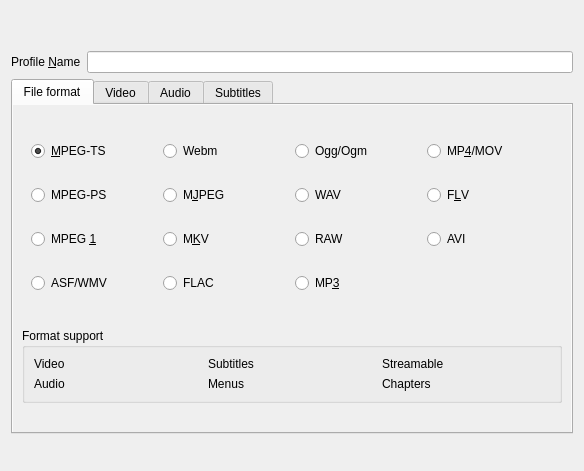
<?xml version="1.0" encoding="UTF-8"?>
<ui version="4.0">
 <class>Profiles</class>
 <widget class="QWidget" name="redesignProfileEditor">
  <property name="geometry">
   <rect>
    <x>0</x>
    <y>0</y>
    <width>584</width>
    <height>471</height>
   </rect>
  </property>
  <property name="windowTitle">
   <string>Profile edition</string>
  </property>
  <layout class="QVBoxLayout" name="profileLayout">
   <item>
    <widget class="QLabel" name="profileHeading">
     <property name="wordWrap">
      <bool>true</bool>
     </property>
     <property name="redesignHeading" stdset="0">
      <bool>true</bool>
     </property>
    </widget>
   </item>
   <item>
    <widget class="QLabel" name="profileHelp">
     <property name="wordWrap">
      <bool>true</bool>
     </property>
    </widget>
   </item>
   <item>
    <layout class="QHBoxLayout" name="profileNameLayout">
     <item>
      <widget class="QLabel" name="label_5">
       <property name="text">
        <string>Profile &amp;Name</string>
       </property>
       <property name="buddy">
        <cstring>profileLine</cstring>
       </property>
      </widget>
     </item>
     <item>
      <widget class="QLineEdit" name="profileLine" />
     </item>
    </layout>
   </item>
   <item>
    <widget class="QTabWidget" name="tabWidget">
     <property name="sizePolicy">
      <sizepolicy hsizetype="Preferred" vsizetype="Preferred">
       <horstretch>0</horstretch>
       <verstretch>0</verstretch>
      </sizepolicy>
     </property>
     <property name="currentIndex">
      <number>0</number>
     </property>
     <widget class="QWidget" name="muxertab">
      <attribute name="title">
       <string>File format</string>
      </attribute>
      <layout class="QVBoxLayout" name="muxertabScrollLayout">
       <property name="margin">
        <number>0</number>
       </property>
       <item>
        <widget class="QScrollArea" name="muxertabScroll">
         <property name="widgetResizable">
          <bool>true</bool>
         </property>
         <property name="frameShape">
          <enum>QFrame::NoFrame</enum>
         </property>
         <widget class="QWidget" name="muxertabBody">
          <layout class="QVBoxLayout" name="verticalLayout">
           <item>
            <widget class="QWidget" name="muxer" native="true">
             <property name="sizePolicy">
              <sizepolicy hsizetype="Expanding" vsizetype="Preferred">
               <horstretch>0</horstretch>
               <verstretch>0</verstretch>
              </sizepolicy>
             </property>
             <layout class="QGridLayout" name="gridLayout_5">
              <item row="3" column="1">
               <widget class="QRadioButton" name="FLACMux">
                <property name="text">
                 <string>FLAC</string>
                </property>
                <attribute name="buttonGroup">
                 <string notr="true">buttonGroup</string>
                </attribute>
               </widget>
              </item>
              <item row="0" column="3">
               <widget class="QRadioButton" name="MOVMux">
                <property name="text">
                 <string>MP&amp;4/MOV</string>
                </property>
                <attribute name="buttonGroup">
                 <string notr="true">buttonGroup</string>
                </attribute>
               </widget>
              </item>
              <item row="0" column="2">
               <widget class="QRadioButton" name="OggMux">
                <property name="text">
                 <string>Ogg/Ogm</string>
                </property>
                <attribute name="buttonGroup">
                 <string notr="true">buttonGroup</string>
                </attribute>
               </widget>
              </item>
              <item row="2" column="1">
               <widget class="QRadioButton" name="MKVMux">
                <property name="text">
                 <string>M&amp;KV</string>
                </property>
                <attribute name="buttonGroup">
                 <string notr="true">buttonGroup</string>
                </attribute>
               </widget>
              </item>
              <item row="1" column="1">
               <widget class="QRadioButton" name="MJPEGMux">
                <property name="text">
                 <string>M&amp;JPEG</string>
                </property>
                <attribute name="buttonGroup">
                 <string notr="true">buttonGroup</string>
                </attribute>
               </widget>
              </item>
              <item row="1" column="0">
               <widget class="QRadioButton" name="PSMux">
                <property name="text">
                 <string>MPEG-PS</string>
                </property>
                <attribute name="buttonGroup">
                 <string notr="true">buttonGroup</string>
                </attribute>
               </widget>
              </item>
              <item row="1" column="3">
               <widget class="QRadioButton" name="FLVMux">
                <property name="text">
                 <string>F&amp;LV</string>
                </property>
                <attribute name="buttonGroup">
                 <string notr="true">buttonGroup</string>
                </attribute>
               </widget>
              </item>
              <item row="0" column="0">
               <widget class="QRadioButton" name="TSMux">
                <property name="text">
                 <string>&amp;MPEG-TS</string>
                </property>
                <property name="checked">
                 <bool>true</bool>
                </property>
                <attribute name="buttonGroup">
                 <string notr="true">buttonGroup</string>
                </attribute>
               </widget>
              </item>
              <item row="2" column="2">
               <widget class="QRadioButton" name="RAWMux">
                <property name="text">
                 <string>RAW</string>
                </property>
                <attribute name="buttonGroup">
                 <string notr="true">buttonGroup</string>
                </attribute>
               </widget>
              </item>
              <item row="1" column="2">
               <widget class="QRadioButton" name="WAVMux">
                <property name="text">
                 <string>WAV</string>
                </property>
                <attribute name="buttonGroup">
                 <string notr="true">buttonGroup</string>
                </attribute>
               </widget>
              </item>
              <item row="0" column="1">
               <widget class="QRadioButton" name="WEBMux">
                <property name="text">
                 <string>Webm</string>
                </property>
                <attribute name="buttonGroup">
                 <string notr="true">buttonGroup</string>
                </attribute>
               </widget>
              </item>
              <item row="2" column="0">
               <widget class="QRadioButton" name="MPEG1Mux">
                <property name="text">
                 <string>MPEG &amp;1</string>
                </property>
                <attribute name="buttonGroup">
                 <string notr="true">buttonGroup</string>
                </attribute>
               </widget>
              </item>
              <item row="2" column="3">
               <widget class="QRadioButton" name="AVIMux">
                <property name="text">
                 <string>AVI</string>
                </property>
                <attribute name="buttonGroup">
                 <string notr="true">buttonGroup</string>
                </attribute>
               </widget>
              </item>
              <item row="3" column="0">
               <widget class="QRadioButton" name="ASFMux">
                <property name="text">
                 <string>ASF/WMV</string>
                </property>
                <attribute name="buttonGroup">
                 <string notr="true">buttonGroup</string>
                </attribute>
               </widget>
              </item>
              <item row="3" column="2">
               <widget class="QRadioButton" name="MP3Mux">
                <property name="text">
                 <string>MP&amp;3</string>
                </property>
                <attribute name="buttonGroup">
                 <string notr="true">buttonGroup</string>
                </attribute>
               </widget>
              </item>
             </layout>
            </widget>
           </item>
           <item>
            <widget class="QGroupBox" name="muxcaps">
             <property name="sizePolicy">
              <sizepolicy hsizetype="Preferred" vsizetype="Maximum">
               <horstretch>0</horstretch>
               <verstretch>0</verstretch>
              </sizepolicy>
             </property>
             <property name="title">
              <string>Format support</string>
             </property>
             <layout class="QGridLayout" name="gridLayout_7">
              <item row="0" column="3">
               <widget class="QLabel" name="capsubs">
                <property name="focusPolicy">
                 <enum>Qt::NoFocus</enum>
                </property>
                <property name="text">
                 <string>Subtitles</string>
                </property>
                <property name="textFormat">
                 <enum>Qt::PlainText</enum>
                </property>
               </widget>
              </item>
              <item row="0" column="4">
               <widget class="QLabel" name="capstream">
                <property name="focusPolicy">
                 <enum>Qt::NoFocus</enum>
                </property>
                <property name="text">
                 <string>Streamable</string>
                </property>
                <property name="textFormat">
                 <enum>Qt::PlainText</enum>
                </property>
               </widget>
              </item>
              <item row="2" column="4">
               <widget class="QLabel" name="capchaps">
                <property name="focusPolicy">
                 <enum>Qt::NoFocus</enum>
                </property>
                <property name="text">
                 <string>Chapters</string>
                </property>
                <property name="textFormat">
                 <enum>Qt::PlainText</enum>
                </property>
               </widget>
              </item>
              <item row="2" column="0">
               <widget class="QLabel" name="capaudio">
                <property name="focusPolicy">
                 <enum>Qt::NoFocus</enum>
                </property>
                <property name="text">
                 <string>Audio</string>
                </property>
                <property name="textFormat">
                 <enum>Qt::PlainText</enum>
                </property>
               </widget>
              </item>
              <item row="0" column="0">
               <widget class="QLabel" name="capvideo">
                <property name="focusPolicy">
                 <enum>Qt::NoFocus</enum>
                </property>
                <property name="text">
                 <string>Video</string>
                </property>
                <property name="textFormat">
                 <enum>Qt::PlainText</enum>
                </property>
               </widget>
              </item>
              <item row="2" column="3">
               <widget class="QLabel" name="capmenu">
                <property name="focusPolicy">
                 <enum>Qt::NoFocus</enum>
                </property>
                <property name="text">
                 <string>Menus</string>
                </property>
                <property name="textFormat">
                 <enum>Qt::PlainText</enum>
                </property>
               </widget>
              </item>
             </layout>
            </widget>
           </item>
           <item>
            <widget class="QLabel" name="muxerwarning">
             <property name="sizePolicy">
              <sizepolicy hsizetype="Preferred" vsizetype="Maximum">
               <horstretch>0</horstretch>
               <verstretch>0</verstretch>
              </sizepolicy>
             </property>
             <property name="styleSheet">
              <string notr="true" />
             </property>
             <property name="text">
              <string />
             </property>
             <property name="wordWrap">
              <bool>true</bool>
             </property>
            </widget>
           </item>
          </layout>
         </widget>
        </widget>
       </item>
      </layout>
     </widget>
     <widget class="QWidget" name="videoCodec">
      <property name="enabled">
       <bool>true</bool>
      </property>
      <attribute name="title">
       <string>Video</string>
      </attribute>
      <layout class="QVBoxLayout" name="videoCodecScrollLayout">
       <property name="margin">
        <number>0</number>
       </property>
       <item>
        <widget class="QScrollArea" name="videoCodecScroll">
         <property name="widgetResizable">
          <bool>true</bool>
         </property>
         <property name="frameShape">
          <enum>QFrame::NoFrame</enum>
         </property>
         <widget class="QWidget" name="videoCodecBody">
          <layout class="QVBoxLayout" name="verticalLayout_2">
           <property name="spacing">
            <number>6</number>
           </property>
           <item>
            <widget class="QGroupBox" name="valueholder_video_enable">
             <property name="title">
              <string>Video</string>
             </property>
             <property name="flat">
              <bool>true</bool>
             </property>
             <property name="checkable">
              <bool>true</bool>
             </property>
             <property name="checked">
              <bool>true</bool>
             </property>
             <layout class="QVBoxLayout" name="verticalLayout_5">
              <property name="leftMargin">
               <number>0</number>
              </property>
              <property name="rightMargin">
               <number>0</number>
              </property>
              <item>
               <widget class="QCheckBox" name="valueholder_video_copy">
                <property name="text">
                 <string>Keep original video track</string>
                </property>
               </widget>
              </item>
              <item>
               <widget class="QTabWidget" name="transcodevideo">
                <property name="currentIndex">
                 <number>0</number>
                </property>
                <widget class="QWidget" name="tab_1">
                 <attribute name="title">
                  <string>Encoding parameters</string>
                 </attribute>
                 <layout class="QFormLayout" name="formLayout_2">
                  <property name="fieldGrowthPolicy">
                   <enum>QFormLayout::AllNonFixedFieldsGrow</enum>
                  </property>
                  <item row="0" column="0">
                   <widget class="QLabel" name="vCodecLabel">
                    <property name="enabled">
                     <bool>true</bool>
                    </property>
                    <property name="text">
                     <string>Codec</string>
                    </property>
                    <property name="buddy">
                     <cstring>valueholder_video_codec</cstring>
                    </property>
                   </widget>
                  </item>
                  <item row="0" column="1">
                   <widget class="QComboBox" name="valueholder_video_codec">
                    <property name="editable">
                     <bool>false</bool>
                    </property>
                   </widget>
                  </item>
                  <item row="1" column="0">
                   <widget class="QLabel" name="vBitrateLabel">
                    <property name="text">
                     <string>Bitrate</string>
                    </property>
                    <property name="buddy">
                     <cstring>valueholder_vcodec_bitrate</cstring>
                    </property>
                   </widget>
                  </item>
                  <item row="3" column="0">
                   <widget class="QLabel" name="vFrameLabel">
                    <property name="text">
                     <string>Fra&amp;me Rate</string>
                    </property>
                    <property name="buddy">
                     <cstring>valueholder_vcodec_framerate</cstring>
                    </property>
                   </widget>
                  </item>
                  <item row="3" column="1">
                   <widget class="QDoubleSpinBox" name="valueholder_vcodec_framerate">
                    <property name="decimals">
                     <number>3</number>
                    </property>
                    <property name="maximum">
                     <double>1000.000000</double>
                    </property>
                    <property name="alignment">
                     <set>Qt::AlignRight|Qt::AlignTrailing|Qt::AlignVCenter</set>
                    </property>
                    <property name="specialValueText">
                     <string>Same as source</string>
                    </property>
                    <property name="prefix">
                     <string />
                    </property>
                    <property name="suffix">
                     <string> fps</string>
                    </property>
                   </widget>
                  </item>
                  <item row="4" column="0">
                   <widget class="QLabel" name="label_4">
                    <property name="text">
                     <string>Custom options</string>
                    </property>
                    <property name="buddy">
                     <cstring>valueholder_vcodec_custom</cstring>
                    </property>
                   </widget>
                  </item>
                  <item row="4" column="1">
                   <widget class="QLineEdit" name="valueholder_vcodec_custom" />
                  </item>
                  <item row="2" column="0">
                   <widget class="QLabel" name="label_3">
                    <property name="sizePolicy">
                     <sizepolicy hsizetype="Maximum" vsizetype="Preferred">
                      <horstretch>0</horstretch>
                      <verstretch>0</verstretch>
                     </sizepolicy>
                    </property>
                    <property name="text">
                     <string>&amp;Quality</string>
                    </property>
                    <property name="buddy">
                     <cstring>valueholder_vcodec_qp</cstring>
                    </property>
                   </widget>
                  </item>
                  <item row="2" column="1">
                   <widget class="QSpinBox" name="valueholder_vcodec_qp">
                    <property name="alignment">
                     <set>Qt::AlignRight|Qt::AlignTrailing|Qt::AlignVCenter</set>
                    </property>
                    <property name="specialValueText">
                     <string>Not Used</string>
                    </property>
                   </widget>
                  </item>
                  <item row="1" column="1">
                   <widget class="QSpinBox" name="valueholder_vcodec_bitrate">
                    <property name="alignment">
                     <set>Qt::AlignRight|Qt::AlignTrailing|Qt::AlignVCenter</set>
                    </property>
                    <property name="specialValueText">
                     <string>Not Used</string>
                    </property>
                    <property name="accelerated">
                     <bool>true</bool>
                    </property>
                    <property name="suffix">
                     <string> kb/s</string>
                    </property>
                    <property name="minimum">
                     <number>0</number>
                    </property>
                    <property name="maximum">
                     <number>32768</number>
                    </property>
                    <property name="singleStep">
                     <number>16</number>
                    </property>
                    <property name="value">
                     <number>800</number>
                    </property>
                    <property name="stepType">
                     <enum>QAbstractSpinBox::AdaptiveDecimalStepType</enum>
                    </property>
                   </widget>
                  </item>
                 </layout>
                </widget>
                <widget class="QWidget" name="tab">
                 <attribute name="title">
                  <string>Resolution</string>
                 </attribute>
                 <layout class="QFormLayout" name="formLayout_6">
                  <property name="fieldGrowthPolicy">
                   <enum>QFormLayout::AllNonFixedFieldsGrow</enum>
                  </property>
                  <item row="0" column="0" colspan="2">
                   <widget class="QLabel" name="label">
                    <property name="sizePolicy">
                     <sizepolicy hsizetype="Preferred" vsizetype="Minimum">
                      <horstretch>0</horstretch>
                      <verstretch>0</verstretch>
                     </sizepolicy>
                    </property>
                    <property name="text">
                     <string>Set a scale, width, or height. VLC uses the source aspect ratio for the other values.</string>
                    </property>
                    <property name="wordWrap">
                     <bool>true</bool>
                    </property>
                   </widget>
                  </item>
                  <item row="2" column="0">
                   <widget class="QLabel" name="vScaleLabel">
                    <property name="text">
                     <string>Scale</string>
                    </property>
                    <property name="buddy">
                     <cstring>valueholder_vcodec_scale</cstring>
                    </property>
                   </widget>
                  </item>
                  <item row="2" column="1">
                   <widget class="QComboBox" name="valueholder_vcodec_scale">
                    <property name="editable">
                     <bool>true</bool>
                    </property>
                   </widget>
                  </item>
                  <item row="3" column="0">
                   <widget class="QLabel" name="Framesize">
                    <property name="text">
                     <string>Frame size</string>
                    </property>
                   </widget>
                  </item>
                  <item row="3" column="1">
                   <layout class="QHBoxLayout" name="horizontalLayout">
                    <item>
                     <widget class="QLabel" name="widthLabel">
                      <property name="text">
                       <string>Width</string>
                      </property>
                      <property name="alignment">
                       <set>Qt::AlignRight|Qt::AlignTrailing|Qt::AlignVCenter</set>
                      </property>
                      <property name="buddy">
                       <cstring>valueholder_vcodec_width</cstring>
                      </property>
                     </widget>
                    </item>
                    <item>
                     <widget class="QSpinBox" name="valueholder_vcodec_width">
                      <property name="specialValueText">
                       <string>Auto</string>
                      </property>
                      <property name="suffix">
                       <string>px</string>
                      </property>
                      <property name="maximum">
                       <number>9999</number>
                      </property>
                      <property name="singleStep">
                       <number>8</number>
                      </property>
                     </widget>
                    </item>
                    <item>
                     <widget class="QLabel" name="heightLabel">
                      <property name="text">
                       <string>Height</string>
                      </property>
                      <property name="alignment">
                       <set>Qt::AlignRight|Qt::AlignTrailing|Qt::AlignVCenter</set>
                      </property>
                      <property name="buddy">
                       <cstring>valueholder_vcodec_height</cstring>
                      </property>
                     </widget>
                    </item>
                    <item>
                     <widget class="QSpinBox" name="valueholder_vcodec_height">
                      <property name="specialValueText">
                       <string>Auto</string>
                      </property>
                      <property name="suffix">
                       <string>px</string>
                      </property>
                      <property name="maximum">
                       <number>9999</number>
                      </property>
                      <property name="singleStep">
                       <number>8</number>
                      </property>
                     </widget>
                    </item>
                   </layout>
                  </item>
                 </layout>
                </widget>
                <widget class="QWidget" name="tab_2">
                 <attribute name="title">
                  <string>Filters</string>
                 </attribute>
                 <layout class="QGridLayout" name="gridLayout">
                  <item>
                   <widget class="QLineEdit" name="profileVideoFilterFind">
                    <property name="clearButtonEnabled">
                     <bool>true</bool>
                    </property>
                   </widget>
                  </item>
                  <item row="0" column="0" rowspan="2">
                   <widget class="QListWidget" name="valueholder_video_filters" />
                  </item>
                  <item>
                   <widget class="QLabel" name="profileVideoFilterInfo">
                    <property name="wordWrap">
                     <bool>true</bool>
                    </property>
                   </widget>
                  </item>
                 </layout>
                </widget>
               </widget>
              </item>
             </layout>
            </widget>
           </item>
          </layout>
         </widget>
        </widget>
       </item>
      </layout>
     </widget>
     <widget class="QWidget" name="audioCodec">
      <attribute name="title">
       <string>Audio</string>
      </attribute>
      <layout class="QVBoxLayout" name="audioCodecScrollLayout">
       <property name="margin">
        <number>0</number>
       </property>
       <item>
        <widget class="QScrollArea" name="audioCodecScroll">
         <property name="widgetResizable">
          <bool>true</bool>
         </property>
         <property name="frameShape">
          <enum>QFrame::NoFrame</enum>
         </property>
         <widget class="QWidget" name="audioCodecBody">
          <layout class="QVBoxLayout" name="verticalLayout_3">
           <item>
            <widget class="QGroupBox" name="valueholder_audio_enable">
             <property name="title">
              <string>Audio</string>
             </property>
             <property name="flat">
              <bool>true</bool>
             </property>
             <property name="checkable">
              <bool>true</bool>
             </property>
             <layout class="QVBoxLayout" name="verticalLayout_6">
              <property name="leftMargin">
               <number>0</number>
              </property>
              <property name="rightMargin">
               <number>0</number>
              </property>
              <item>
               <widget class="QCheckBox" name="valueholder_audio_copy">
                <property name="text">
                 <string>Keep original audio track</string>
                </property>
               </widget>
              </item>
              <item>
               <widget class="QTabWidget" name="transcodeaudio">
                <property name="currentIndex">
                 <number>0</number>
                </property>
                <widget class="QWidget" name="tab_3">
                 <attribute name="title">
                  <string>Encoding parameters</string>
                 </attribute>
                 <layout class="QFormLayout" name="formLayout">
                  <item row="0" column="0">
                   <widget class="QLabel" name="aCodecLabel">
                    <property name="text">
                     <string>Codec</string>
                    </property>
                    <property name="buddy">
                     <cstring>valueholder_audio_codec</cstring>
                    </property>
                   </widget>
                  </item>
                  <item row="0" column="1">
                   <widget class="QComboBox" name="valueholder_audio_codec" />
                  </item>
                  <item row="1" column="0">
                   <widget class="QLabel" name="aBitrateLabel">
                    <property name="text">
                     <string>Bitrate</string>
                    </property>
                    <property name="buddy">
                     <cstring>valueholder_acodec_bitrate</cstring>
                    </property>
                   </widget>
                  </item>
                  <item row="2" column="0">
                   <widget class="QLabel" name="aChannelsLabel">
                    <property name="text">
                     <string>Channels</string>
                    </property>
                    <property name="buddy">
                     <cstring>valueholder_acodec_channels</cstring>
                    </property>
                   </widget>
                  </item>
                  <item row="1" column="1">
                   <widget class="QSpinBox" name="valueholder_acodec_bitrate">
                    <property name="alignment">
                     <set>Qt::AlignRight|Qt::AlignTrailing|Qt::AlignVCenter</set>
                    </property>
                    <property name="suffix">
                     <string> kb/s</string>
                    </property>
                    <property name="minimum">
                     <number>0</number>
                    </property>
                    <property name="maximum">
                     <number>512</number>
                    </property>
                    <property name="value">
                     <number>128</number>
                    </property>
                    <property name="specialValueText">
                     <string>Auto</string>
                    </property>
                   </widget>
                  </item>
                  <item row="2" column="1">
                   <widget class="QSpinBox" name="valueholder_acodec_channels">
                    <property name="alignment">
                     <set>Qt::AlignRight|Qt::AlignTrailing|Qt::AlignVCenter</set>
                    </property>
                    <property name="minimum">
                     <number>0</number>
                    </property>
                    <property name="maximum">
                     <number>10</number>
                    </property>
                    <property name="value">
                     <number>2</number>
                    </property>
                    <property name="specialValueText">
                     <string>Auto</string>
                    </property>
                   </widget>
                  </item>
                  <item row="3" column="0">
                   <widget class="QLabel" name="aSampleLabel">
                    <property name="text">
                     <string>Sa&amp;mple Rate</string>
                    </property>
                    <property name="buddy">
                     <cstring>valueholder_acodec_samplerate</cstring>
                    </property>
                   </widget>
                  </item>
                  <item row="3" column="1">
                   <widget class="QComboBox" name="valueholder_acodec_samplerate" />
                  </item>
                  <item row="4" column="0">
                   <widget class="QLabel" name="aGainLabel">
                    <property name="text">
                     <string>Volume</string>
                    </property>
                    <property name="buddy">
                     <cstring>valueholder_acodec_gain</cstring>
                    </property>
                   </widget>
                  </item>
                  <item row="4" column="1">
                   <widget class="QDoubleSpinBox" name="valueholder_acodec_gain">
                    <property name="toolTip">
                     <string>Boost or reduce the audio volume of the output file.
0 = No change. 100% = original volume. 200% = double volume.</string>
                    </property>
                    <property name="alignment">
                     <set>Qt::AlignRight|Qt::AlignTrailing|Qt::AlignVCenter</set>
                    </property>
                    <property name="specialValueText">
                     <string>No change</string>
                    </property>
                    <property name="suffix">
                     <string> %</string>
                    </property>
                    <property name="minimum">
                     <double>0.000000</double>
                    </property>
                    <property name="maximum">
                     <double>400.000000</double>
                    </property>
                    <property name="singleStep">
                     <double>10.000000</double>
                    </property>
                    <property name="value">
                     <double>0.000000</double>
                    </property>
                   </widget>
                  </item>
                 </layout>
                </widget>
                <widget class="QWidget" name="tab_4">
                 <attribute name="title">
                  <string>Filters</string>
                 </attribute>
                 <layout class="QGridLayout" name="gridLayout_2">
                  <item>
                   <widget class="QLineEdit" name="profileAudioFilterFind">
                    <property name="clearButtonEnabled">
                     <bool>true</bool>
                    </property>
                   </widget>
                  </item>
                  <item row="0" column="0" rowspan="2">
                   <widget class="QListWidget" name="valueholder_audio_filters" />
                  </item>
                  <item>
                   <widget class="QLabel" name="profileAudioFilterInfo">
                    <property name="wordWrap">
                     <bool>true</bool>
                    </property>
                   </widget>
                  </item>
                 </layout>
                </widget>
               </widget>
              </item>
             </layout>
            </widget>
           </item>
           <item>
            <spacer name="verticalSpacer">
             <property name="orientation">
              <enum>Qt::Vertical</enum>
             </property>
             <property name="sizeHint" stdset="0">
              <size>
               <width>20</width>
               <height>40</height>
              </size>
             </property>
            </spacer>
           </item>
          </layout>
         </widget>
        </widget>
       </item>
      </layout>
     </widget>
     <widget class="QWidget" name="subtitles">
      <attribute name="title">
       <string>Subtitles</string>
      </attribute>
      <layout class="QVBoxLayout" name="subtitlesScrollLayout">
       <property name="margin">
        <number>0</number>
       </property>
       <item>
        <widget class="QScrollArea" name="subtitlesScroll">
         <property name="widgetResizable">
          <bool>true</bool>
         </property>
         <property name="frameShape">
          <enum>QFrame::NoFrame</enum>
         </property>
         <widget class="QWidget" name="subtitlesBody">
          <layout class="QVBoxLayout" name="verticalLayout_4">
           <item>
            <widget class="QGroupBox" name="valueholder_subtitles_enable">
             <property name="title">
              <string>Subtitles</string>
             </property>
             <property name="flat">
              <bool>true</bool>
             </property>
             <property name="checkable">
              <bool>true</bool>
             </property>
             <layout class="QFormLayout" name="formLayout_5">
              <item row="0" column="0">
               <widget class="QLabel" name="label_2">
                <property name="text">
                 <string>Codec</string>
                </property>
                <property name="buddy">
                 <cstring>valueholder_subtitles_codec</cstring>
                </property>
               </widget>
              </item>
              <item row="0" column="1">
               <widget class="QComboBox" name="valueholder_subtitles_codec" />
              </item>
              <item row="1" column="0" colspan="2">
               <widget class="QCheckBox" name="valueholder_subtitles_overlay">
                <property name="text">
                 <string>Overlay subtitles on the video</string>
                </property>
               </widget>
              </item>
             </layout>
            </widget>
           </item>
          </layout>
         </widget>
        </widget>
       </item>
      </layout>
     </widget>
    </widget>
   </item>
   <item>
    <widget class="QLabel" name="profileFeedback">
     <property name="wordWrap">
      <bool>true</bool>
     </property>
    </widget>
   </item>
   <item>
    <widget class="QDialogButtonBox" name="buttonBox" />
   </item>
  </layout>
 </widget>
 <customwidgets>
  </customwidgets>
 <tabstops>
  <tabstop>profileLine</tabstop>
  <tabstop>tabWidget</tabstop>
  <tabstop>TSMux</tabstop>
  <tabstop>WEBMux</tabstop>
  <tabstop>OggMux</tabstop>
  <tabstop>MOVMux</tabstop>
  <tabstop>PSMux</tabstop>
  <tabstop>MJPEGMux</tabstop>
  <tabstop>WAVMux</tabstop>
  <tabstop>FLVMux</tabstop>
  <tabstop>MPEG1Mux</tabstop>
  <tabstop>MKVMux</tabstop>
  <tabstop>RAWMux</tabstop>
  <tabstop>AVIMux</tabstop>
  <tabstop>ASFMux</tabstop>
  <tabstop>FLACMux</tabstop>
  <tabstop>MP3Mux</tabstop>
  <tabstop>valueholder_video_enable</tabstop>
  <tabstop>valueholder_video_copy</tabstop>
  <tabstop>transcodevideo</tabstop>
  <tabstop>valueholder_video_codec</tabstop>
  <tabstop>valueholder_vcodec_bitrate</tabstop>
  <tabstop>valueholder_vcodec_qp</tabstop>
  <tabstop>valueholder_vcodec_framerate</tabstop>
  <tabstop>valueholder_vcodec_custom</tabstop>
  <tabstop>valueholder_vcodec_scale</tabstop>
  <tabstop>valueholder_vcodec_width</tabstop>
  <tabstop>valueholder_vcodec_height</tabstop>
  <tabstop>valueholder_video_filters</tabstop>
  <tabstop>valueholder_audio_enable</tabstop>
  <tabstop>valueholder_audio_copy</tabstop>
  <tabstop>transcodeaudio</tabstop>
  <tabstop>valueholder_audio_codec</tabstop>
  <tabstop>valueholder_acodec_bitrate</tabstop>
  <tabstop>valueholder_acodec_channels</tabstop>
  <tabstop>valueholder_acodec_samplerate</tabstop>
  <tabstop>valueholder_audio_filters</tabstop>
  <tabstop>valueholder_subtitles_enable</tabstop>
  <tabstop>valueholder_subtitles_codec</tabstop>
  <tabstop>valueholder_subtitles_overlay</tabstop>
 </tabstops>
 <resources />
 <connections />
 <buttongroups>
  <buttongroup name="buttonGroup" />
 </buttongroups>
</ui>
